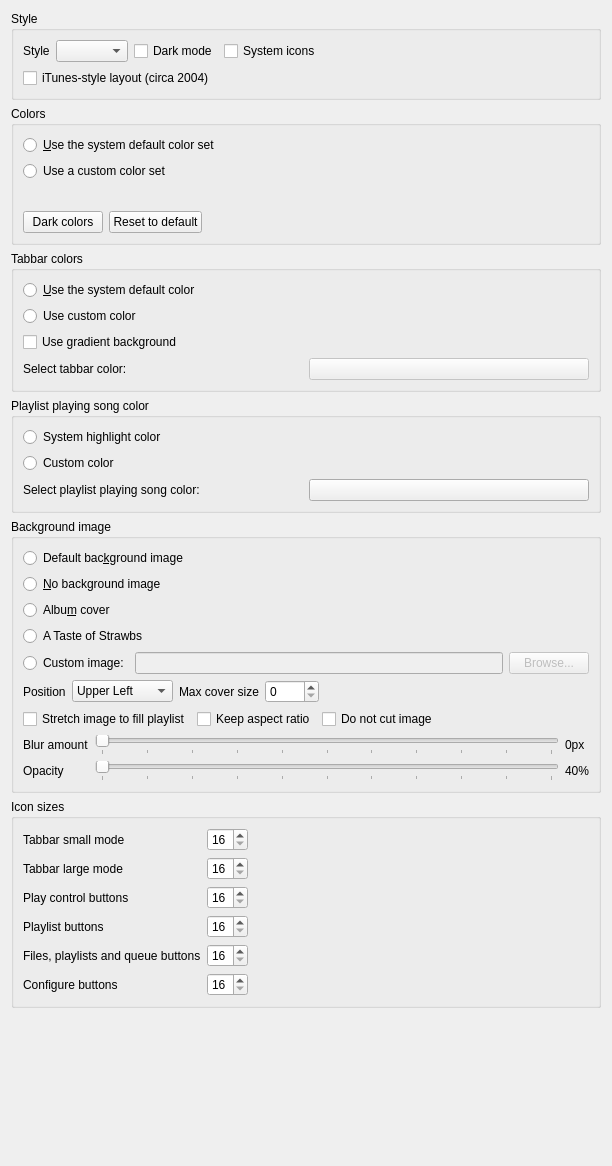
<?xml version="1.0" encoding="UTF-8"?>
<ui version="4.0">
 <class>AppearanceSettingsPage</class>
 <widget class="QWidget" name="AppearanceSettingsPage">
  <property name="geometry">
   <rect>
    <x>0</x>
    <y>0</y>
    <width>612</width>
    <height>1166</height>
   </rect>
  </property>
  <property name="windowTitle">
   <string>Appearance</string>
  </property>
  <layout class="QVBoxLayout" name="layout_appearancesettingspage">
   <item>
    <widget class="QGroupBox" name="groupbox_style">
     <property name="title">
      <string>Style</string>
     </property>
     <layout class="QVBoxLayout" name="verticalLayout">
      <item>
       <layout class="QHBoxLayout" name="layout_style">
        <item>
         <widget class="QLabel" name="label_style">
          <property name="text">
           <string>Style</string>
          </property>
         </widget>
        </item>
        <item>
         <widget class="QComboBox" name="combobox_style">
          <property name="toolTip">
           <string>You might need to restart Strawberry for this setting to fully apply</string>
          </property>
         </widget>
        </item>
        <item>
         <widget class="QCheckBox" name="checkbox_dark_mode">
          <property name="text">
           <string>Dark mode</string>
          </property>
         </widget>
        </item>
        <item>
         <widget class="QCheckBox" name="checkbox_system_icons">
          <property name="toolTip">
           <string>You need to restart Strawberry for this setting to take affect</string>
          </property>
          <property name="text">
           <string>System icons</string>
          </property>
         </widget>
        </item>
        <item>
         <spacer name="spacer_style">
          <property name="orientation">
           <enum>Qt::Horizontal</enum>
          </property>
          <property name="sizeHint" stdset="0">
           <size>
            <width>40</width>
            <height>20</height>
           </size>
          </property>
         </spacer>
        </item>
       </layout>
      </item>
      <item>
       <widget class="QCheckBox" name="checkbox_itunes_layout">
        <property name="toolTip">
         <string>You need to restart Strawberry for this setting to take affect</string>
        </property>
        <property name="text">
         <string>iTunes-style layout (circa 2004)</string>
        </property>
       </widget>
      </item>
     </layout>
    </widget>
   </item>
   <item>
    <widget class="QGroupBox" name="groupbox_colors">
     <property name="toolTip">
      <string>Changing colors is only supported with some styles</string>
     </property>
     <property name="title">
      <string>Colors</string>
     </property>
     <layout class="QVBoxLayout" name="layout_colors">
      <item>
       <widget class="QRadioButton" name="use_system_color_set">
        <property name="text">
         <string>&amp;Use the system default color set</string>
        </property>
       </widget>
      </item>
      <item>
       <widget class="QRadioButton" name="use_custom_color_set">
        <property name="text">
         <string>Use a custom color set</string>
        </property>
       </widget>
      </item>
      <item>
       <widget class="QWidget" name="widget_custom_colors" native="true">
        <layout class="QFormLayout" name="layout_custom_colors"/>
       </widget>
      </item>
      <item>
       <layout class="QHBoxLayout" name="layout_color_presets">
        <item>
         <widget class="QPushButton" name="button_dark_colors">
          <property name="toolTip">
           <string>Set a custom color set suitable for a dark theme</string>
          </property>
          <property name="text">
           <string>Dark colors</string>
          </property>
         </widget>
        </item>
        <item>
         <widget class="QPushButton" name="button_reset_colors">
          <property name="toolTip">
           <string>Reset the custom color set to the system default colors</string>
          </property>
          <property name="text">
           <string>Reset to default</string>
          </property>
         </widget>
        </item>
        <item>
         <spacer name="spacer_color_presets">
          <property name="orientation">
           <enum>Qt::Horizontal</enum>
          </property>
          <property name="sizeHint" stdset="0">
           <size>
            <width>40</width>
            <height>20</height>
           </size>
          </property>
         </spacer>
        </item>
       </layout>
      </item>
     </layout>
    </widget>
   </item>
   <item>
    <widget class="QGroupBox" name="groupbox_tabbar_colors">
     <property name="title">
      <string>Tabbar colors</string>
     </property>
     <layout class="QVBoxLayout" name="layout_tabbar_colors">
      <item>
       <widget class="QRadioButton" name="tabbar_system_color">
        <property name="text">
         <string>&amp;Use the system default color</string>
        </property>
       </widget>
      </item>
      <item>
       <widget class="QRadioButton" name="tabbar_custom_color">
        <property name="text">
         <string>Use custom color</string>
        </property>
       </widget>
      </item>
      <item>
       <widget class="QCheckBox" name="tabbar_gradient">
        <property name="text">
         <string>Use gradient background</string>
        </property>
       </widget>
      </item>
      <item>
       <layout class="QHBoxLayout" name="layout_tabbar_color">
        <item>
         <widget class="QLabel" name="label_tabbar_color">
          <property name="enabled">
           <bool>true</bool>
          </property>
          <property name="text">
           <string>Select tabbar color:</string>
          </property>
         </widget>
        </item>
        <item>
         <widget class="QPushButton" name="select_tabbar_color">
          <property name="enabled">
           <bool>false</bool>
          </property>
          <property name="text">
           <string notr="true"/>
          </property>
         </widget>
        </item>
       </layout>
      </item>
     </layout>
    </widget>
   </item>
   <item>
    <widget class="QGroupBox" name="playlist_playing_song_color">
     <property name="title">
      <string>Playlist playing song color</string>
     </property>
     <layout class="QVBoxLayout" name="layout_playlist_playing_song_color">
      <item>
       <widget class="QRadioButton" name="playlist_playing_song_color_system">
        <property name="text">
         <string>System highlight color</string>
        </property>
       </widget>
      </item>
      <item>
       <widget class="QRadioButton" name="playlist_playing_song_color_custom">
        <property name="text">
         <string>Custom color</string>
        </property>
       </widget>
      </item>
      <item>
       <layout class="QHBoxLayout" name="layout_playlist_playing_song_color_custom">
        <item>
         <widget class="QLabel" name="label_select_playlist_playing_song_color">
          <property name="text">
           <string>Select playlist playing song color:</string>
          </property>
         </widget>
        </item>
        <item>
         <widget class="QPushButton" name="select_playlist_playing_song_color">
          <property name="text">
           <string/>
          </property>
         </widget>
        </item>
       </layout>
      </item>
     </layout>
    </widget>
   </item>
   <item>
    <widget class="QGroupBox" name="groupbox_background_image">
     <property name="title">
      <string>Background image</string>
     </property>
     <layout class="QVBoxLayout" name="layout_background_image">
      <item>
       <widget class="QRadioButton" name="use_default_background">
        <property name="text">
         <string>Default bac&amp;kground image</string>
        </property>
       </widget>
      </item>
      <item>
       <widget class="QRadioButton" name="use_no_background">
        <property name="text">
         <string>&amp;No background image</string>
        </property>
       </widget>
      </item>
      <item>
       <widget class="QRadioButton" name="use_album_cover_background">
        <property name="toolTip">
         <string>The album cover of the currently playing song</string>
        </property>
        <property name="text">
         <string>Albu&amp;m cover</string>
        </property>
       </widget>
      </item>
      <item>
       <widget class="QRadioButton" name="use_strawbs_background">
        <property name="text">
         <string notr="true">A Taste of Strawbs</string>
        </property>
       </widget>
      </item>
      <item>
       <layout class="QHBoxLayout" name="layout_custom_image">
        <item>
         <widget class="QRadioButton" name="use_custom_background_image">
          <property name="text">
           <string>Custom image:</string>
          </property>
         </widget>
        </item>
        <item>
         <widget class="QLineEdit" name="background_image_filename">
          <property name="enabled">
           <bool>false</bool>
          </property>
          <property name="text">
           <string notr="true"/>
          </property>
         </widget>
        </item>
        <item>
         <widget class="QPushButton" name="select_background_image_filename_button">
          <property name="enabled">
           <bool>false</bool>
          </property>
          <property name="text">
           <string>Browse...</string>
          </property>
         </widget>
        </item>
       </layout>
      </item>
      <item>
       <widget class="QWidget" name="widget_background_image_options" native="true">
        <layout class="QVBoxLayout" name="layout_custom_background_image_options">
         <property name="leftMargin">
          <number>0</number>
         </property>
         <property name="topMargin">
          <number>0</number>
         </property>
         <property name="rightMargin">
          <number>0</number>
         </property>
         <property name="bottomMargin">
          <number>0</number>
         </property>
         <item>
          <widget class="QWidget" name="widget_background_image_custom_position" native="true">
           <layout class="QHBoxLayout" name="layout_custom_position">
            <property name="leftMargin">
             <number>0</number>
            </property>
            <property name="topMargin">
             <number>0</number>
            </property>
            <property name="rightMargin">
             <number>0</number>
            </property>
            <property name="bottomMargin">
             <number>0</number>
            </property>
            <item>
             <widget class="QLabel" name="label_background_image_position">
              <property name="text">
               <string>Position</string>
              </property>
             </widget>
            </item>
            <item>
             <widget class="QComboBox" name="combobox_background_image_position">
              <item>
               <property name="text">
                <string>Upper Left</string>
               </property>
              </item>
              <item>
               <property name="text">
                <string>Upper Right</string>
               </property>
              </item>
              <item>
               <property name="text">
                <string>Middle</string>
               </property>
              </item>
              <item>
               <property name="text">
                <string>Bottom Left</string>
               </property>
              </item>
              <item>
               <property name="text">
                <string>Bottom Right</string>
               </property>
              </item>
             </widget>
            </item>
            <item>
             <widget class="QLabel" name="label_background_image_max_cover_size">
              <property name="text">
               <string>Max cover size</string>
              </property>
             </widget>
            </item>
            <item>
             <widget class="QSpinBox" name="spinbox_background_image_maxsize">
              <property name="minimum">
               <number>0</number>
              </property>
              <property name="maximum">
               <number>9000</number>
              </property>
             </widget>
            </item>
            <item>
             <spacer name="spacer_background_image_position">
              <property name="orientation">
               <enum>Qt::Horizontal</enum>
              </property>
              <property name="sizeHint" stdset="0">
               <size>
                <width>40</width>
                <height>20</height>
               </size>
              </property>
             </spacer>
            </item>
           </layout>
          </widget>
         </item>
         <item>
          <widget class="QWidget" name="widget_background_image_stretch" native="true">
           <layout class="QHBoxLayout" name="layout_background_image_stretch">
            <property name="leftMargin">
             <number>0</number>
            </property>
            <property name="topMargin">
             <number>0</number>
            </property>
            <property name="rightMargin">
             <number>0</number>
            </property>
            <property name="bottomMargin">
             <number>0</number>
            </property>
            <item>
             <widget class="QCheckBox" name="checkbox_background_image_stretch">
              <property name="text">
               <string>Stretch image to fill playlist</string>
              </property>
             </widget>
            </item>
            <item>
             <widget class="QCheckBox" name="checkbox_background_image_keep_aspect_ratio">
              <property name="text">
               <string>Keep aspect ratio</string>
              </property>
             </widget>
            </item>
            <item>
             <widget class="QCheckBox" name="checkbox_background_image_do_not_cut">
              <property name="text">
               <string>Do not cut image</string>
              </property>
             </widget>
            </item>
            <item>
             <spacer name="spacer_background_image_stretch">
              <property name="orientation">
               <enum>Qt::Horizontal</enum>
              </property>
              <property name="sizeHint" stdset="0">
               <size>
                <width>40</width>
                <height>20</height>
               </size>
              </property>
             </spacer>
            </item>
           </layout>
          </widget>
         </item>
         <item>
          <layout class="QGridLayout" name="layout_background_image_blur_opacity">
           <item row="0" column="0">
            <widget class="QLabel" name="label_background_image_blur">
             <property name="enabled">
              <bool>true</bool>
             </property>
             <property name="text">
              <string>Blur amount</string>
             </property>
            </widget>
           </item>
           <item row="0" column="1">
            <widget class="QSlider" name="slider_background_image_blur">
             <property name="minimum">
              <number>0</number>
             </property>
             <property name="maximum">
              <number>100</number>
             </property>
             <property name="orientation">
              <enum>Qt::Horizontal</enum>
             </property>
             <property name="tickPosition">
              <enum>QSlider::TicksBelow</enum>
             </property>
             <property name="tickInterval">
              <number>10</number>
             </property>
            </widget>
           </item>
           <item row="0" column="2">
            <widget class="QLabel" name="label_background_image_blur_radius">
             <property name="enabled">
              <bool>true</bool>
             </property>
             <property name="text">
              <string>0px</string>
             </property>
            </widget>
           </item>
           <item row="1" column="0">
            <widget class="QLabel" name="label_background_image_opacity">
             <property name="text">
              <string>Opacity</string>
             </property>
            </widget>
           </item>
           <item row="1" column="1">
            <widget class="QSlider" name="slider_background_image_opacity">
             <property name="maximum">
              <number>100</number>
             </property>
             <property name="singleStep">
              <number>10</number>
             </property>
             <property name="orientation">
              <enum>Qt::Horizontal</enum>
             </property>
             <property name="tickPosition">
              <enum>QSlider::TicksBelow</enum>
             </property>
             <property name="tickInterval">
              <number>10</number>
             </property>
            </widget>
           </item>
           <item row="1" column="2">
            <widget class="QLabel" name="label_background_image_opacity_2">
             <property name="text">
              <string>40%</string>
             </property>
            </widget>
           </item>
          </layout>
         </item>
        </layout>
       </widget>
      </item>
     </layout>
    </widget>
   </item>
   <item>
    <widget class="QGroupBox" name="groupbox_icon_sizes">
     <property name="title">
      <string>Icon sizes</string>
     </property>
     <layout class="QHBoxLayout" name="layout_groupbox_icon_sizes">
      <item>
       <layout class="QGridLayout" name="layout_icon_sizes">
        <item row="3" column="0">
         <widget class="QLabel" name="label_icon_size_playlist_buttons">
          <property name="text">
           <string>Playlist buttons</string>
          </property>
         </widget>
        </item>
        <item row="1" column="0">
         <widget class="QLabel" name="label_icon_size_tabbar_large_mode">
          <property name="text">
           <string>Tabbar large mode</string>
          </property>
         </widget>
        </item>
        <item row="2" column="0">
         <widget class="QLabel" name="label_icon_size_play_control_buttons">
          <property name="text">
           <string>Play control buttons</string>
          </property>
         </widget>
        </item>
        <item row="2" column="1">
         <widget class="QSpinBox" name="spinbox_icon_size_play_control_buttons">
          <property name="minimum">
           <number>16</number>
          </property>
          <property name="maximum">
           <number>64</number>
          </property>
         </widget>
        </item>
        <item row="4" column="1">
         <widget class="QSpinBox" name="spinbox_icon_size_left_panel_buttons">
          <property name="minimum">
           <number>16</number>
          </property>
          <property name="maximum">
           <number>64</number>
          </property>
         </widget>
        </item>
        <item row="5" column="0">
         <widget class="QLabel" name="label_icon_size_configure_buttons">
          <property name="text">
           <string>Configure buttons</string>
          </property>
         </widget>
        </item>
        <item row="3" column="1">
         <widget class="QSpinBox" name="spinbox_icon_size_playlist_buttons">
          <property name="minimum">
           <number>16</number>
          </property>
          <property name="maximum">
           <number>64</number>
          </property>
         </widget>
        </item>
        <item row="5" column="1">
         <widget class="QSpinBox" name="spinbox_icon_size_configure_buttons">
          <property name="minimum">
           <number>16</number>
          </property>
          <property name="maximum">
           <number>64</number>
          </property>
         </widget>
        </item>
        <item row="4" column="0">
         <widget class="QLabel" name="label_icon_size_left_panel_buttons">
          <property name="text">
           <string>Files, playlists and queue buttons</string>
          </property>
         </widget>
        </item>
        <item row="1" column="1">
         <widget class="QSpinBox" name="spinbox_icon_size_tabbar_large_mode">
          <property name="minimum">
           <number>16</number>
          </property>
          <property name="maximum">
           <number>64</number>
          </property>
         </widget>
        </item>
        <item row="0" column="0">
         <widget class="QLabel" name="label_icon_size_tabbar_small_mode">
          <property name="text">
           <string>Tabbar small mode</string>
          </property>
         </widget>
        </item>
        <item row="0" column="1">
         <widget class="QSpinBox" name="spinbox_icon_size_tabbar_small_mode">
          <property name="minimum">
           <number>16</number>
          </property>
          <property name="maximum">
           <number>64</number>
          </property>
         </widget>
        </item>
       </layout>
      </item>
      <item>
       <spacer name="spacer_icon_sizes">
        <property name="orientation">
         <enum>Qt::Horizontal</enum>
        </property>
        <property name="sizeHint" stdset="0">
         <size>
          <width>40</width>
          <height>20</height>
         </size>
        </property>
       </spacer>
      </item>
     </layout>
    </widget>
   </item>
   <item>
    <spacer name="spacer_bottom">
     <property name="orientation">
      <enum>Qt::Vertical</enum>
     </property>
     <property name="sizeHint" stdset="0">
      <size>
       <width>20</width>
       <height>40</height>
      </size>
     </property>
    </spacer>
   </item>
  </layout>
 </widget>
 <tabstops>
  <tabstop>combobox_style</tabstop>
  <tabstop>checkbox_dark_mode</tabstop>
  <tabstop>checkbox_system_icons</tabstop>
  <tabstop>use_system_color_set</tabstop>
  <tabstop>use_custom_color_set</tabstop>
  <tabstop>button_dark_colors</tabstop>
  <tabstop>button_reset_colors</tabstop>
  <tabstop>tabbar_system_color</tabstop>
  <tabstop>tabbar_custom_color</tabstop>
  <tabstop>tabbar_gradient</tabstop>
  <tabstop>select_tabbar_color</tabstop>
  <tabstop>playlist_playing_song_color_system</tabstop>
  <tabstop>playlist_playing_song_color_custom</tabstop>
  <tabstop>select_playlist_playing_song_color</tabstop>
  <tabstop>use_default_background</tabstop>
  <tabstop>use_no_background</tabstop>
  <tabstop>use_album_cover_background</tabstop>
  <tabstop>use_strawbs_background</tabstop>
  <tabstop>use_custom_background_image</tabstop>
  <tabstop>background_image_filename</tabstop>
  <tabstop>select_background_image_filename_button</tabstop>
  <tabstop>combobox_background_image_position</tabstop>
  <tabstop>spinbox_background_image_maxsize</tabstop>
  <tabstop>checkbox_background_image_stretch</tabstop>
  <tabstop>checkbox_background_image_keep_aspect_ratio</tabstop>
  <tabstop>checkbox_background_image_do_not_cut</tabstop>
  <tabstop>slider_background_image_blur</tabstop>
  <tabstop>slider_background_image_opacity</tabstop>
  <tabstop>spinbox_icon_size_tabbar_small_mode</tabstop>
  <tabstop>spinbox_icon_size_tabbar_large_mode</tabstop>
  <tabstop>spinbox_icon_size_play_control_buttons</tabstop>
  <tabstop>spinbox_icon_size_playlist_buttons</tabstop>
  <tabstop>spinbox_icon_size_left_panel_buttons</tabstop>
  <tabstop>spinbox_icon_size_configure_buttons</tabstop>
 </tabstops>
 <resources/>
 <connections/>
</ui>
